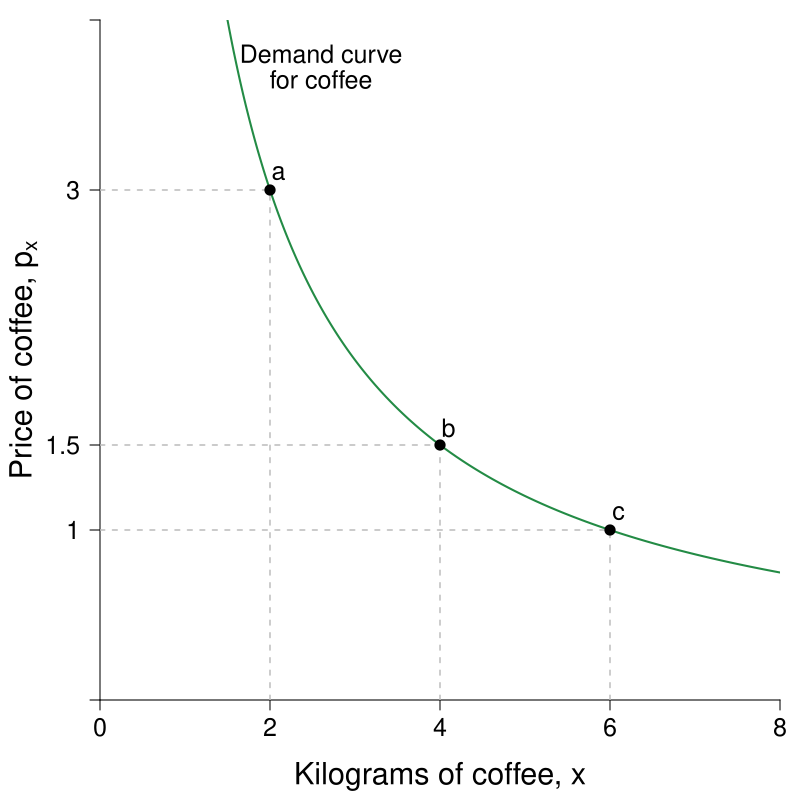

Write R code to recreate this figure.
#Graph Designer: Simon Halliday
#Authors: Bowles and Halliday
#Title: Microeconomics: Competition, Conflict and Coordination

library(shape)
pdf(file = "indmarketdemand/cd_demand_coffeedata.pdf", width = 8, height = 8)

#Set parameters for graphics
pointsize <- 1.8
axislabelsize <- 1.8
labelsize <- 1.5
namesize <- 1.8
annotatesize <- 1.5
graphlinewidth <- 2
segmentlinewidth <- 1.5


COL <- c("#7fc97f", "#beaed4", "#fdc086", "#ffff99", "#386cb0", "#f0027f", "#bf5b17", "#666666")
COLA <- c("#e0f3db", "#99d8c9","#66c2a4","#41ae76", "#238b45", "#005824")
COLB <- c("#4eb3d3", "#2b8cbe", "#0868ac","#084081")

#Edited the margins to cater for the larger LHS labels
par(mar =  c(5, 5, 1, 1))

ppf <- function(x, slope = 1, bary = 20) {
  bary - slope * x
}

demand <- function(x, alpha = 0.5, endowment = 12){
  (endowment*alpha)/x
}

uFn <- function(x, y, alpha = 0.8){
  ((x)^alpha)*(y^(1-alpha))
}

indiffA <- function(x, ubar = uFn(8,2) - 1, alpha = 0.3) {
  (ubar/ ((x)^alpha))^(1/ (1 - alpha))
}

ylims <- c(0, 4)
xlims <- c(0, 8)

npts <- 501 
x <- seq(xlims[1], xlims[2], length.out = npts)
y <- seq(ylims[1], ylims[2], length.out = npts) 
a <- c(uFn(16, 2), uFn(16, 4), uFn(16, 8)) #alpha = 0.8

plot(0, 0, xlim = xlims, ylim = ylims, type = "n",
     xlab = expression(paste("")),
     ylab = expression(paste("")), 
     xaxt = "n", 
     yaxt = "n", 
     cex.lab = axislabelsize, 
     bty = "n", 
     xaxs="i", 
     yaxs="i"
)


# ticksy <- seq(from = 0, to = ylims[2], by = 1)
# ylabels <- seq(from = 0, to = ylims[2], by = 1)
ticksx <- seq(from = 0, to = xlims[2], by = 2)
xlabels <- seq(from = 0, to = xlims[2], by = 2)
ticksy <- c(ylims[1], 1, 1.5, 3, ylims[2])
ylabels <- c(NA, 1, 1.5, 3, NA)
# ticksx <- c(xlims[1], 5.25, 8.944272, xlims[2])
# xlabels <- c(NA, expression(paste(x,"*")), expression(paste(bar(x))), NA)

axis(1, at = ticksx, pos = 0, labels = xlabels, cex.axis = labelsize)
axis(2, at = ticksy, pos = 0, labels = ylabels, las = 1, cex.axis = labelsize)

npts <- 500 
xx1 <- seq(xlims[1], xlims[2], length.out = npts)
xx2 <- seq(0, xlims[2], length.out = npts)
xx3 <- seq(xlims[1], 0, length.out = npts)

#Draw the graphs
lines(xx1, demand(xx1), col = COLA[5], lwd = graphlinewidth)

#Axis labels
text(0.5*xlims[2], -0.45, expression(paste("Kilograms of coffee, ", x)), xpd = TRUE, cex = axislabelsize) 
text(-0.9, 0.5*ylims[2], expression(paste("Price of coffee, ", p[x])), xpd = TRUE, cex = axislabelsize, srt = 90) 

#Add mrs = mrt at i
text(11, 16.75, expression(paste("for ", alpha == 0.5, " and ", m == 100)), cex = labelsize)
text(11, 15.25, expression(paste("then ", x == 5)), cex = labelsize)
text(11, 16, expression(paste("when ", p[x]== 10)), cex = labelsize)
Arrows(10, 15, 5.5, 10.5, col = "black", lty = 1, lwd = 2, arr.type = "triangle", arr.lwd = 0.5)

#Label the indifference curves
text(8.1, 38, expression(u[1]^A), cex = labelsize)
text(9.5, 38, expression(u[2]^A), cex = labelsize)
text(11.3, 38, expression(u[3]^A), cex = labelsize)

#Label the feasible frontiers
text(2.6, 3.8, expression(paste("Demand curve")), cex = labelsize)
text(2.6, 3.65, expression(paste("for coffee")), cex = labelsize)
text(14, 6, expression(paste(x == frac(alpha*m, p[x]), " or")), cex = labelsize)
text(14, 4.5, expression(paste(p[x] == frac(alpha*m, x))), cex = labelsize)

#Annotate max u point on feasible frontier
#text(5.2, ppf(5) + 0.2, expression(paste(i)), cex = labelsize)

# segments(0, 10, 5, 10, lty = 2, col = "gray", lwd = segmentlinewidth)
# segments(5, 0, 5, 10, lty = 2, col = "gray", lwd = segmentlinewidth)

# segments(0, 1, 4, 1,  lty = 2, col = "gray", lwd = segmentlinewidth)
# segments(4, 0, 4, 1,  lty = 2, col = "gray", lwd = segmentlinewidth)
# 
# segments(0, 0.5, 8, 0.5, lty = 2, col = "gray", lwd = segmentlinewidth)
# segments(8, 0, 8, 0.5, lty = 2, col = "gray", lwd = segmentlinewidth)
#segments(0, ppf(x = 16, bary = 40, slope = 2), 16, ppf(x = 16, bary = 40, slope = 2), lty = 2, col = "gray", lwd = segmentlinewidth)

#Vector of quantity demanded from the adjacent figure
demandx <- c(2, 4, 6)
#Segments for the prices and quantities
segments(0, demand(demandx[1]), demandx[1], demand(demandx[1]), lty = 2, col = "gray", lwd = segmentlinewidth)
segments(demandx[1], 0, demandx[1], demand(demandx[1]), lty = 2, col = "gray", lwd = segmentlinewidth)
segments(0, demand(demandx[2]), demandx[2], demand(demandx[2]), lty = 2, col = "gray", lwd = segmentlinewidth)
segments(demandx[2], 0, demandx[2], demand(demandx[2]), lty = 2, col = "gray", lwd = segmentlinewidth)
segments(0, demand(demandx[3]), demandx[3], demand(demandx[3]), lty = 2, col = "gray", lwd = segmentlinewidth)
segments(demandx[3], 0, demandx[3], demand(demandx[3]), lty = 2, col = "gray", lwd = segmentlinewidth)

points(demandx[1], demand(demandx[1]), pch = 16, col = "black", cex = 1.5)
points(demandx[2], demand(demandx[2]), pch = 16, col = "black", cex = 1.5)
points(demandx[3], demand(demandx[3]), pch = 16, col = "black", cex = 1.5)

text(demandx[1] + 0.1, demand(demandx[1]) + 0.1, 
     expression(paste(a)), cex = annotatesize)

text(demandx[2] + 0.1, demand(demandx[2]) + 0.1, 
     expression(paste(b)), cex = annotatesize)

text(demandx[3] + 0.1, demand(demandx[3]) + 0.1, 
     expression(paste(c)), cex = annotatesize)

# points(4, 1, pch = 16, col = "black", cex = 1.5)
# points(8, 0.5, pch = 16, col = "black", cex = 1.5)



# text(2.3+0.2, ppf(2.3) + 0.2, expression(paste(a)), cex = labelsize)
# segments(2.3, 0, 2.3, ppf(x = 2.3), lty = 2, col = "gray", lwd = segmentlinewidth)
# segments(0, ppf(x = 2.3), 2.3, ppf(x = 2.3), lty = 2, col = "gray", lwd = segmentlinewidth)
# points(2.3, ppf(x = 2.3), pch = 16, col = "black", cex = 1.5)


# text(7.7+0.2, ppf(7.7) + 0.2, expression(paste(b)), cex = labelsize)
# segments(7.7, 0, 7.7, ppf(x = 7.7), lty = 2, col = "gray", lwd = segmentlinewidth)
# segments(0, ppf(x = 7.7), 7.7, ppf(x = 7.7), lty = 2, col = "gray", lwd = segmentlinewidth)
# points(7.7, ppf(x = 7.7), pch = 16, col = "black", cex = 1.5)



dev.off()
